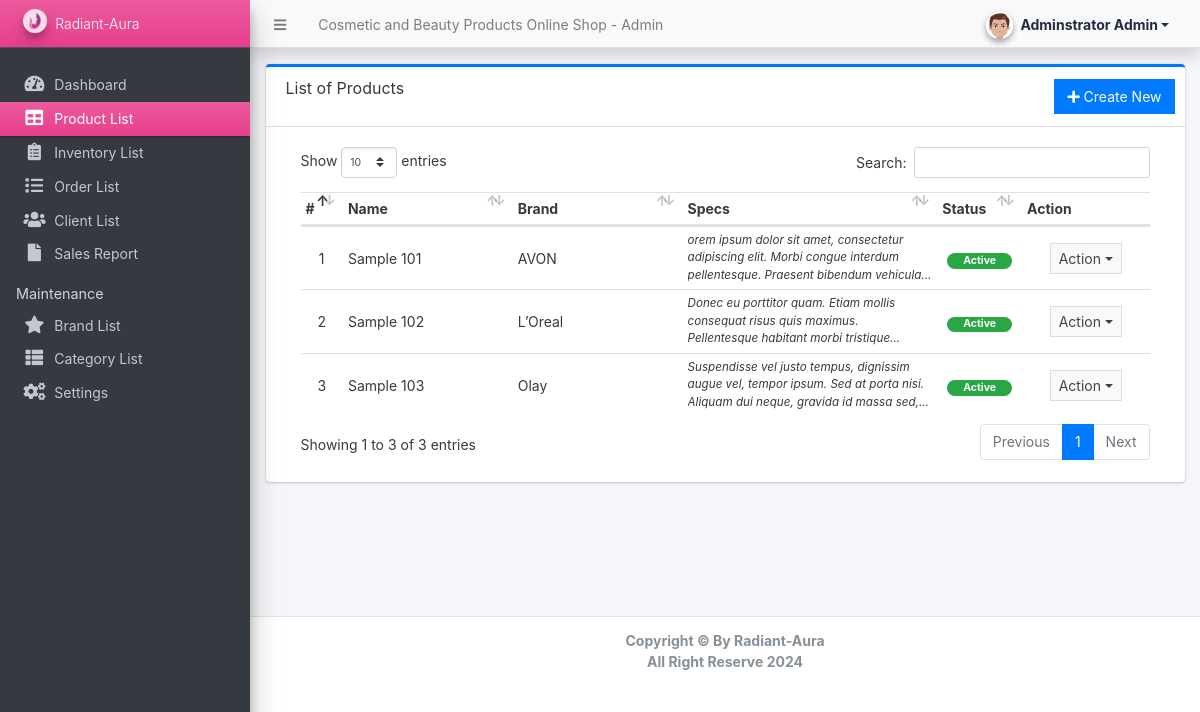
Before: /admin/?page=product (signed in) with the older database file.
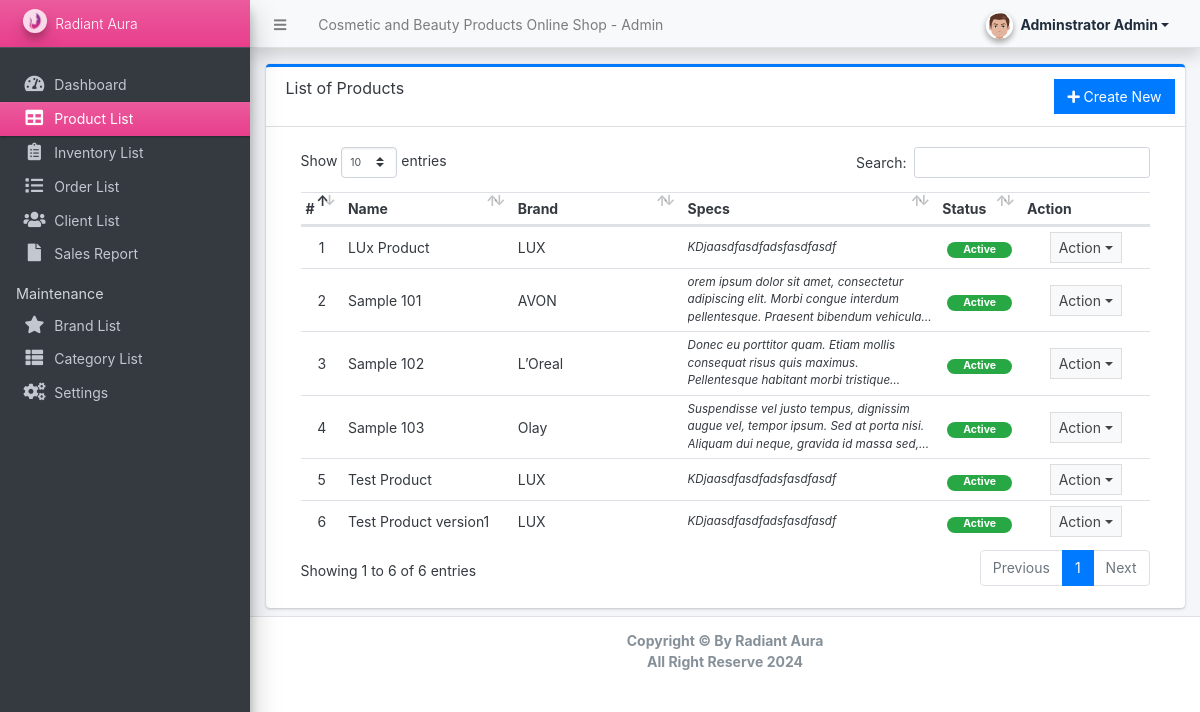
After: the same page with the newer database file.
### tables this page shows
CREATE TABLE `products` (
  `id` int(30) NOT NULL,
  `brand_id` int(30) NOT NULL,
  `category_id` int(30) NOT NULL,
  `name` varchar(250) NOT NULL,
  `specs` text NOT NULL,
  `status` tinyint(1) NOT NULL DEFAULT 1,
  `delete_flag` tinyint(1) NOT NULL DEFAULT 0,
  `date_created` datetime NOT NULL DEFAULT current_timestamp()
);

CREATE TABLE `brands` (
  `id` int(30) NOT NULL,
  `name` varchar(250) NOT NULL,
  `description` text DEFAULT NULL,
  `image_path` text DEFAULT NULL,
  `status` tinyint(1) NOT NULL DEFAULT 1,
  `delete_flag` tinyint(1) NOT NULL DEFAULT 0,
  `date_created` datetime NOT NULL DEFAULT current_timestamp()
);

### classes/DBConnection.php (called while the page is built, shortened)
<?php
class DBConnection{
    private $host = DB_SERVER;
    private $username = DB_USERNAME;
    private $password = DB_PASSWORD;
    private $database = DB_NAME;
    public $conn;
    public function __construct(){
        if (!isset($this->conn)) {
            $this->conn = new mysqli($this->host, $this->username, $this->password, $this->database);
        }
    }
}
?>

### classes/SystemSettings.php (called while the page is built, shortened)
<?php
class SystemSettings extends DBConnection{
	function info($field=''){
		if(!empty($field)){
			if(isset($_SESSION['system_info'][$field]))
				return $_SESSION['system_info'][$field];
			else
				return false;
		}else{
			return false;
		}
	}
}
$_settings = new SystemSettings();
?>

### config.php (called while the page is built, shortened)
<?php
require_once('classes/DBConnection.php');
require_once('classes/SystemSettings.php');
function validate_image($file){
	if(!empty($file)){
        $ex = explode("?",$file);
        $file = $ex[0];
        $ts = isset($ex[1]) ? "?".$ex[1] : '';
		if(is_file(base_app.$file)){
			return base_url.$file.$ts;
		}else{
			return base_url.'dist/img/no-image-available.png';
		}
	}else{
		return base_url.'dist/img/no-image-available.png';
	}
}
?>

### admin/product/index.php (the view, shortened to what the changed rows need)
<div class="card card-outline card-primary">
	<div class="card-header">
		<h3 class="card-title">List of Products</h3>
		<div class="card-tools">
			<a href="?page=product/manage_product" class="btn btn-flat btn-primary"><span class="fas fa-plus"></span>  Create New</a>
		</div>
	</div>
	<div class="card-body">
		<div class="container-fluid">
        <div class="container-fluid">
			<table class="table table-hover table-strip">
				<colgroup>
					<col width="5%">
					<col width="20%">
					<col width="20%">
					<col width="30%">
					<col width="10%">
					<col width="15%">
				</colgroup>
				<thead>
					<tr>
						<th>#</th>
						<th>Name</th>
						<th>Brand</th>
						<th>Specs</th>
						<th>Status</th>
						<th>Action</th>
					</tr>
				</thead>
				<tbody>
					<?php
					$i = 1;
						$qry = $conn->query("SELECT p.*,b.name as bname from `products` p inner join brands b on p.brand_id = b.id where p.delete_flag = 0 order by (p.name) asc ");
						while($row = $qry->fetch_assoc()):
							foreach($row as $k=> $v){
								$row[$k] = trim(stripslashes($v));
							}
                            $row['specs'] = strip_tags(stripslashes(html_entity_decode($row['specs'])));
					?>
						<tr>
							<td class="text-center"><?php echo $i++; ?></td>
							<td><?php echo $row['name'] ?></td>
							<td><?php echo $row['bname'] ?></td>
							<td ><p class="m-0 truncate"><?php echo $row['specs'] ?></p></td>
							<td class="text-center">
                                <?php if($row['status'] == 1): ?>
                                    <span class="badge badge-success px-3 rounded-pill">Active</span>
                                <?php else: ?>
                                    <span class="badge badge-danger px-3 rounded-pill">Inactive</span>
                                <?php endif; ?>
                            </td>
							<td align="center">
								 <button type="button" class="btn btn-flat btn-default btn-sm dropdown-toggle dropdown-icon" data-toggle="dropdown">
				                  		Action
				                  </button>
							</td>
						</tr>
					<?php endwhile; ?>
				</tbody>
			</table>
		</div>
		</div>
	</div>
</div>

### admin/inc/navigation.php (shortened to what the changed rows need)
<aside class="main-sidebar sidebar-dark-pink elevation-4 sidebar-no-expand">
  <a href="<?php echo base_url ?>admin" class="brand-link bg-gradient-pink text-sm">
  <img src="<?php echo validate_image($_settings->info('logo'))?>" alt="Store Logo" class="brand-image img-circle elevation-3" style="opacity: .8;width: 1.5rem;height: 1.5rem;max-height: unset">
  <span class="brand-text font-weight-light"><?php echo $_settings->info('short_name') ?></span>
  </a>
</aside>

### admin/inc/footer.php (shortened to what the changed rows need)
<footer class="main-footer text-sm">
        <div class="contaner">
          <b><p class="m-0 text-center">Copyright &copy; By <?=$_settings->info('short_name')?> <br/> All Right Reserve 2024</p></b>
        </div>
      </footer>
    </div>

Changed rows visible on the page:
added products: name "LUx Product", brand.name "LUX", specs "KDjaasdfasdfadsfasdfasdf", status "Active"
added products: name "Test Product", brand.name "LUX", specs "KDjaasdfasdfadsfasdfasdf", status "Active"
added products: name "Test Product version1", brand.name "LUX", specs "KDjaasdfasdfadsfasdfasdf", status "Active"
Other visible differences:
$_settings->info('short_name'): "Radiant-Aura" → "Radiant Aura"
text written by a page script: "Show entries Search: Showing 1 to 3 of 3 entries Previous 1 Next" → "Show entries Search: Showing 1 to 6 of 6 entries Previous 1 Next"
